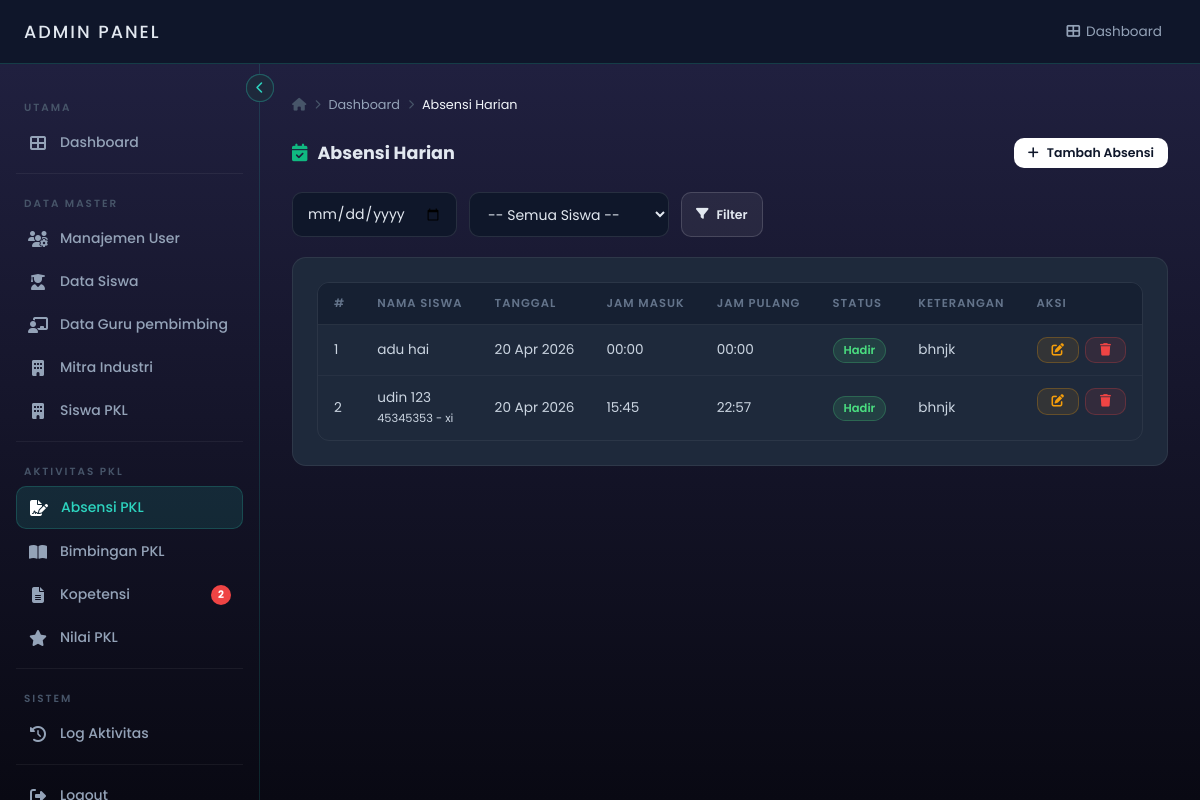
The app's page /admin/pkl-absensi.php (signed in) with its own data.
### tables this page shows
CREATE TABLE `absensi` (
  `id` int(11) NOT NULL,
  `siswa_id` int(11) NOT NULL,
  `tanggal` date NOT NULL,
  `jam_masuk` time DEFAULT NULL,
  `jam_pulang` time DEFAULT NULL,
  `status` enum('Hadir','Izin','Sakit','Alpa') NOT NULL,
  `keterangan` text DEFAULT NULL
);

CREATE TABLE `profil_siswa` (
  `id` int(11) NOT NULL,
  `user_id` int(11) NOT NULL,
  `nis` varchar(20) DEFAULT NULL,
  `kelas` varchar(20) DEFAULT NULL,
  `jurusan` varchar(50) DEFAULT NULL,
  `no_hp` varchar(15) DEFAULT NULL,
  `foto_profil` varchar(255) DEFAULT NULL,
  `jenis_kelamin` enum('Laki-laki','Perempuan') DEFAULT NULL,
  `agama` varchar(50) DEFAULT NULL,
  `tempat_lahir` varchar(100) DEFAULT NULL,
  `tanggal_lahir` date DEFAULT NULL,
  `alamat` text DEFAULT NULL,
  `golongan_darah` enum('A','B','AB','O') DEFAULT NULL
);

### admin/pkl-absensi.php (the view, shortened to what this page needs)
<?php
include "../config.php";
$filter_tanggal = isset($_GET['tanggal']) ? mysqli_real_escape_string($conn, $_GET['tanggal']) : '';
$where = [];
$where_sql = count($where) ? 'WHERE ' . implode(' AND ', $where) : '';
$rows = mysqli_query($conn, "
    SELECT a.*,
           CONCAT(u.nama_depan, ' ', u.nama_belakang) AS nama_siswa,
           ps.nis, ps.kelas
    FROM absensi a
    LEFT JOIN users u ON a.siswa_id = u.id
    LEFT JOIN profil_siswa ps ON a.siswa_id = ps.user_id
    $where_sql
    ORDER BY a.tanggal DESC, a.id DESC
");
?>
<!DOCTYPE html>
<html lang="id">
<head>
  <link rel="stylesheet" href="style.css"/>
  <link rel="stylesheet" href="https://cdnjs.cloudflare.com/ajax/libs/font-awesome/6.5.2/css/all.min.css"/>
</head>
<body>
<header>
  <nav>
    <div style="display:flex;align-items:center;gap:12px;">
      <div class="logo">ADMIN PANEL</div>
    </div>
    <ul class="nav-links">
      <li><a href="dashboard_admin2.php"><i class="fa fa-th-large"></i> Dashboard</a></li>
    </ul>
  </nav>
</header>
<button class="sidebar-toggle" id="sidebarToggle"><i class="fas fa-chevron-left"></i></button>
<?php include 'sidebar.php'; ?>
<div class="layout-wrapper">
<main class="main-content" id="mainContent">
  <div class="breadcrumb">
    <i class="fas fa-home"></i>
    <i class="fas fa-chevron-right" style="font-size:.6rem;"></i>
    <a href="dashboard_admin2.php" style="color:#94a3b8;">Dashboard</a>
    <i class="fas fa-chevron-right" style="font-size:.6rem;"></i>
    <span>Absensi Harian</span>
  </div>
  <div class="page-header">
    <h2><i class="fas fa-calendar-check" style="color:#10b981;"></i> Absensi Harian</h2>
    <button class="btn btn-primary btn-sm" onclick="openModal()">
      <i class="fas fa-plus"></i> Tambah Absensi
    </button>
  </div>
  <form method="GET" style="display:flex;gap:12px;flex-wrap:wrap;margin-bottom:20px;">
    <input type="date" name="tanggal" class="form-control" style="width:auto;"
           value="<?php echo htmlspecialchars($filter_tanggal); ?>"/>
    <select name="siswa_id" class="form-control" style="width:auto;padding:9px 14px;">
      <option value="0">-- Semua Siswa --</option>
    </select>
    <button type="submit" class="btn btn-secondary btn-sm"><i class="fas fa-filter"></i> Filter</button>
  </form>
  <div class="card">
    <div class="table-wrapper">
      <table>
        <thead>
          <tr>
            <th>#</th>
            <th>Nama Siswa</th>
            <th>Tanggal</th>
            <th>Jam Masuk</th>
            <th>Jam Pulang</th>
            <th>Status</th>
            <th>Keterangan</th>
            <th>Aksi</th>
          </tr>
        </thead>
        <tbody>
        <?php if (mysqli_num_rows($rows) === 0): ?>
          <tr><td colspan="8" style="text-align:center;color:#94a3b8;">Belum ada data absensi.</td></tr>
        <?php else:
        $no = 1; while ($row = mysqli_fetch_assoc($rows)):
          $status = $row['status'];
          $pill_class = match($status) {
            'Hadir' => 'pill-green',
            'Izin'  => 'pill-yellow',
            'Sakit' => 'pill-yellow',
            'Alpa'  => 'pill-red',
            default => 'pill-yellow',
          };
        ?>
          <tr>
            <td><?php echo $no++; ?></td>
            <td>
              <?php echo htmlspecialchars($row['nama_siswa'] ?? '-'); ?>
              <?php if (!empty($row['nis'])): ?>
                <br><small class="text-muted"><?php echo htmlspecialchars($row['nis']); ?><?php echo $row['kelas'] ? ' - ' . htmlspecialchars($row['kelas']) : ''; ?></small>
              <?php endif; ?>
            </td>
            <td><?php echo date('d M Y', strtotime($row['tanggal'])); ?></td>
            <td><?php echo $row['jam_masuk'] ? substr($row['jam_masuk'], 0, 5) : '-'; ?></td>
            <td><?php echo $row['jam_pulang'] ? substr($row['jam_pulang'], 0, 5) : '-'; ?></td>
            <td><span class="pill <?php echo $pill_class; ?>"><?php echo htmlspecialchars($status); ?></span></td>
            <td><?php echo htmlspecialchars($row['keterangan'] ?: '-'); ?></td>
            <td style="display:flex;gap:6px;">
              <button class="btn btn-warning btn-sm"
                onclick="editData(
                  <?php echo $row['id']; ?>,
                  <?php echo $row['siswa_id']; ?>,
                  '<?php echo addslashes($row['tanggal']); ?>',
                  '<?php echo addslashes(substr($row['jam_masuk'] ?? '', 0, 5)); ?>',
                  '<?php echo addslashes(substr($row['jam_pulang'] ?? '', 0, 5)); ?>',
                  '<?php echo addslashes($status); ?>',
                  '<?php echo addslashes($row['keterangan'] ?? ''); ?>'
                )">
                <i class="fas fa-edit"></i>
              </button>
              <a href="?hapus=<?php echo $row['id']; ?>" class="btn btn-danger btn-sm"
                 onclick="return confirm('Hapus data absensi ini?')">
                <i class="fas fa-trash"></i>
              </a>
            </td>
          </tr>
        <?php endwhile; endif; ?>
        </tbody>
      </table>
    </div>
  </div>
</main>
</div>
</body>
</html>

### admin/style.css (style rules this page uses)
*, *::before, *::after { box-sizing: border-box; margin: 0; padding: 0; }
html { scroll-behavior: smooth; }
body { font-family: 'Poppins', sans-serif; background: linear-gradient(to bottom, #222243, #090913); color: #e2e8f0; min-height: 100vh; }
a { text-decoration: none; color: inherit; }
ul { list-style: none; }
h2 { font-size: 1.25rem; font-weight: 600; color: #e2e8f0; }
.btn { display: inline-flex; align-items: center; gap: 8px; padding: 10px 20px; border-radius: 10px; font-family: 'Poppins', sans-serif; font-size: 0.85rem; font-weight: 600; cursor: pointer; transition: all 0.2s; border: none; text-decoration: none; }
.btn-primary { background: #ffffff; color: #0f172a; }
.btn-secondary { background: rgba(255, 255, 255, 0.06); color: #e2e8f0; border: 1px solid rgba(255, 255, 255, 0.15); }
.btn-danger { background: rgba(239, 68, 68, 0.1); color: #ef4444; border: 1px solid rgba(239, 68, 68, 0.25); }
.btn-warning { background: rgba(245, 158, 11, 0.1); color: #f59e0b; border: 1px solid rgba(245, 158, 11, 0.25); }
.btn-sm { padding: 6px 14px; font-size: 0.78rem; }
.form-control { width: 100%; padding: 10px 14px; background: #0f172a; border: 1px solid rgba(255, 255, 255, 0.1); border-radius: 10px; color: #e2e8f0; font-family: 'Poppins', sans-serif; font-size: 0.875rem; transition: border-color 0.2s, box-shadow 0.2s; outline: none; }
.form-control::placeholder { color: #475569; }
select.form-control { cursor: pointer; }
select.form-control option { background: #1e293b; }
.card { background: #1e293b; border: 1px solid rgba(255, 255, 255, 0.07); border-radius: 14px; padding: 24px; }
.table-wrapper { overflow-x: auto; border-radius: 12px; border: 1px solid rgba(255, 255, 255, 0.06); }
table { width: 100%; border-collapse: collapse; font-size: 0.85rem; }
thead tr { background: #162032; border-bottom: 1px solid rgba(255, 255, 255, 0.08); }
thead th { padding: 12px 16px; text-align: left; font-size: 0.72rem; font-weight: 600; color: #64748b; letter-spacing: 1px; text-transform: uppercase; white-space: nowrap; }
tbody tr { border-bottom: 1px solid rgba(255, 255, 255, 0.04); transition: background 0.15s; }
tbody tr:last-child { border-bottom: none; }
tbody td { padding: 12px 16px; color: #cbd5e1; vertical-align: middle; }
.pill { display: inline-flex; align-items: center; gap: 5px; padding: 3px 10px; border-radius: 99px; font-size: 0.72rem; font-weight: 600; }
.pill-green { background: rgba(74, 222, 128, 0.12); color: #4ade80; border: 1px solid rgba(74, 222, 128, 0.25); }
.page-header { display: flex; align-items: center; justify-content: space-between; gap: 16px; margin-bottom: 24px; flex-wrap: wrap; }
.page-header h2 { font-size: 1.1rem; font-weight: 700; color: #e2e8f0; display: flex; align-items: center; gap: 10px; }
.page-header h2 i { color: #ffffff; }
.breadcrumb { display: flex; align-items: center; gap: 8px; font-size: 0.8rem; color: #475569; margin-bottom: 24px; }
.breadcrumb span { color: #f1f5f9; }
.breadcrumb a { color: #64748b; }
header { position: sticky; top: 0; z-index: 100; background: rgba(15, 23, 42, 0.95); backdrop-filter: blur(10px); border-bottom: 1px solid rgba(255, 255, 255, 0.08); }
header nav { display: flex; align-items: center; justify-content: space-between; padding: 0 24px; height: 64px; }
.nav-links { display: flex; gap: 8px; align-items: center; }
.nav-links a { color: #94a3b8; font-size: 0.85rem; padding: 7px 14px; border-radius: 8px; display: flex; align-items: center; gap: 6px; transition: all 0.2s; }
.sidebar-toggle { position: fixed; top: 74px; left: 246px; z-index: 110; background: #1e293b; border: 1px solid rgba(255, 255, 255, 0.15); color: #94a3b8; width: 28px; height: 28px; border-radius: 50%; display: flex; align-items: center; justify-content: center; cursor: pointer; font-size: 0.75rem; transition: left 0.3s ease, transform 0.3s ease; }
.layout-wrapper { display: flex; margin-top: 64px; min-height: calc(100vh - 64px); }
.main-content { margin-left: 260px; flex: 1; padding: 32px; transition: margin-left 0.3s; }

### records on screen
absensi: nama_siswa "adu hai", tanggal "20 Apr 2026", jam_masuk "00:00", jam_pulang "00:00", status "Hadir", keterangan "bhnjk"
absensi: nama_siswa "udin 123", profil_siswa.nis "45345353", profil_siswa.kelas "xi", tanggal "20 Apr 2026", jam_masuk "15:45", jam_pulang "22:57", status "Hadir", keterangan "bhnjk"

### other values on screen
$label "Dashboard Manajemen User Data Siswa Data Guru pembimbing Mitra Industri Siswa PKL Absensi PKL Bimbingan PKL Kopetensi Nilai PKL Log Aktivitas"
$badge "2"
